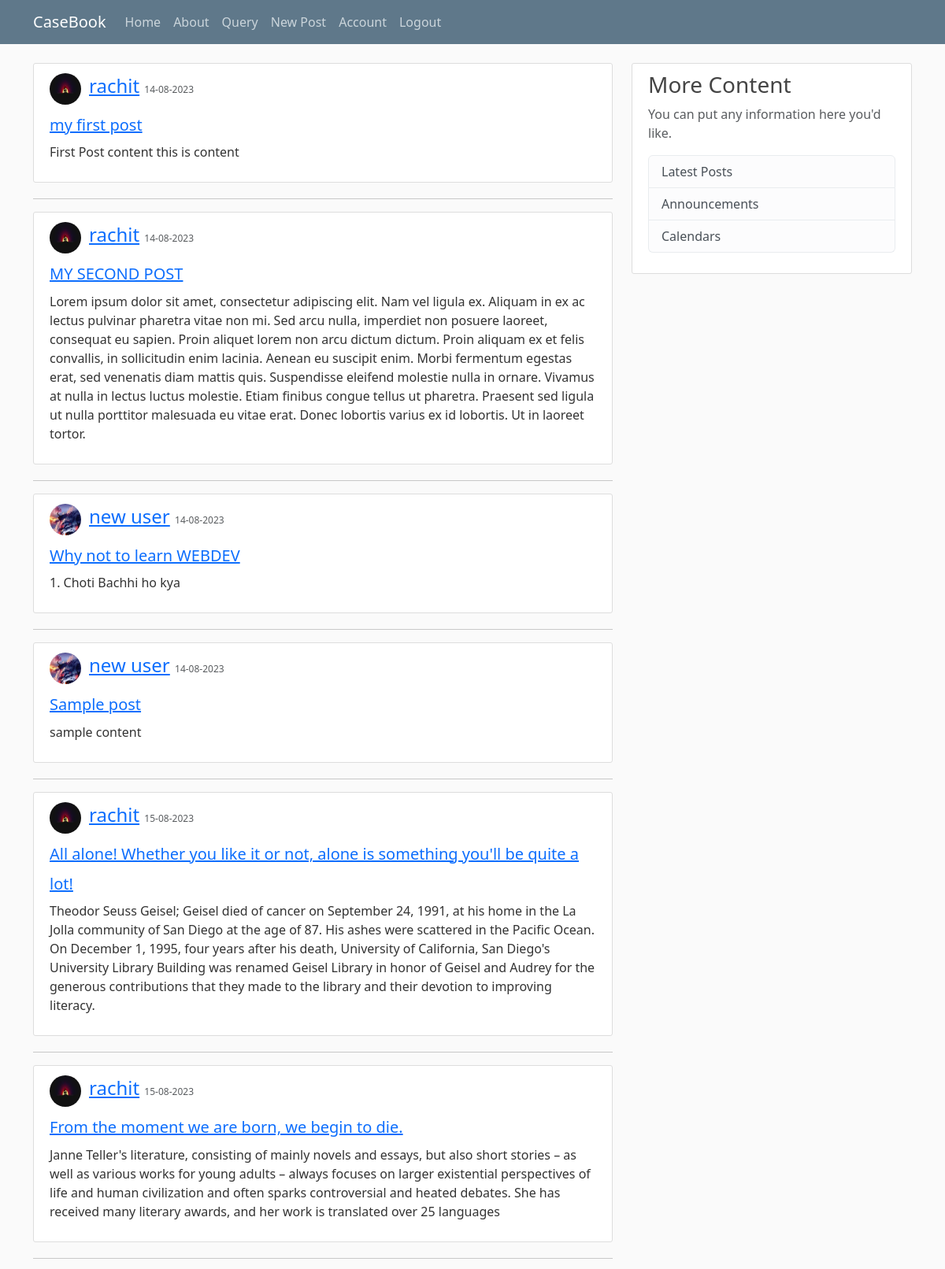
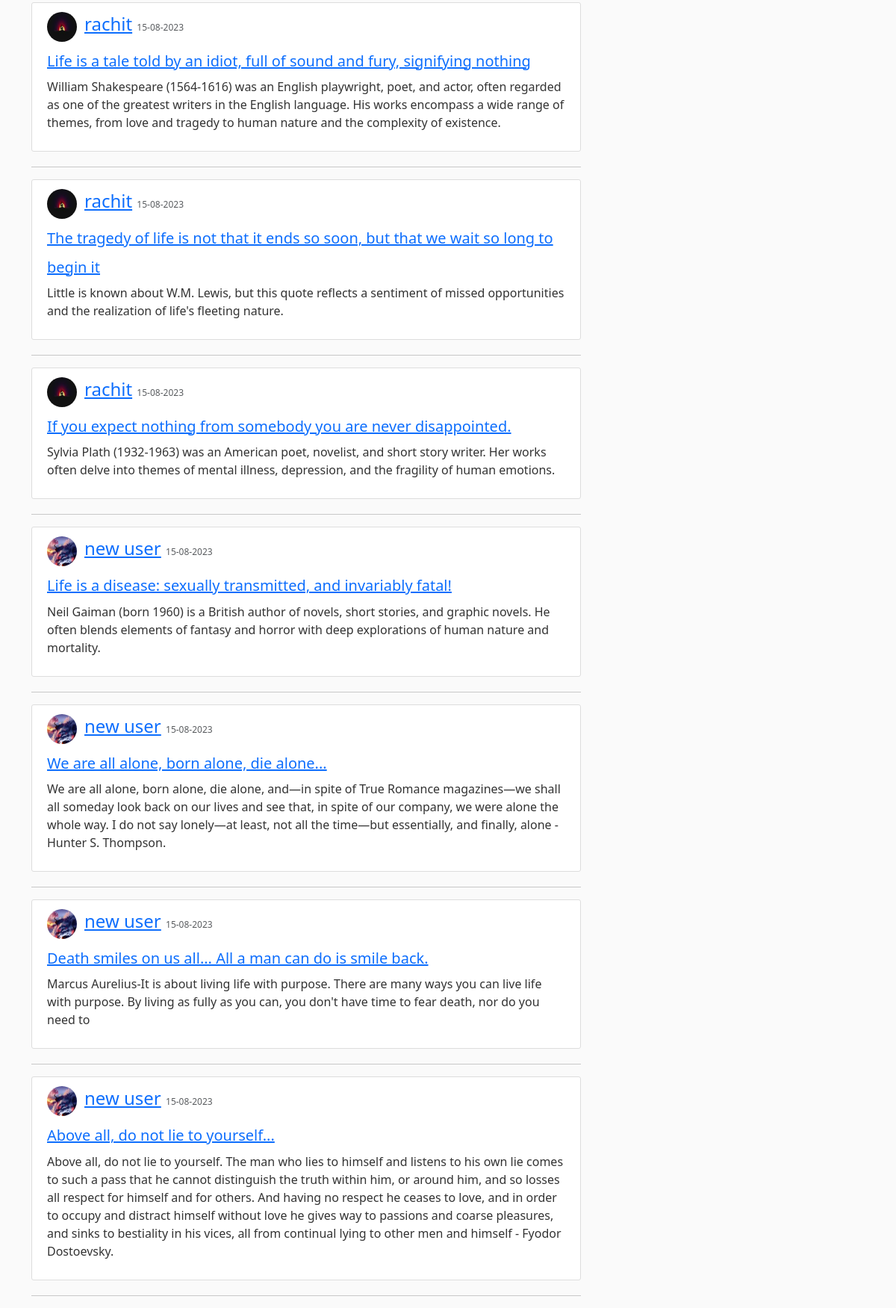
The app's page /home (signed in) with its own data (2 pictures, top to bottom).
### blogsite/models.py (models this page shows, shortened)
class Post(db.Model):
    id = db.Column(db.Integer, primary_key=True)
    title = db.Column(db.String(50), nullable=False)
    date_posted = db.Column(db.DateTime, nullable=False, default=datetime.utcnow)
    content = db.Column(db.Text, nullable=False)
    user_id = db.Column(db.Integer, db.ForeignKey('user.id'), nullable=False)

class User(db.Model, UserMixin):
    id = db.Column(db.Integer, primary_key=True)
    username = db.Column(db.String(20), unique=True, nullable=False)
    email = db.Column(db.String(100), unique=True, nullable=False)
    img_file = db.Column(db.String(20), nullable=False, default='default.jpeg')
    password = db.Column(db.String(60), nullable=False)
    posts = db.relationship('Post', backref='author', lazy=True)

### blogsite/routes.py (the view)
@app.route('/')
@app.route('/home')
def home():
    return render_template('home.html',posts=Post.query.all(),page_title='CaseBook')

### blogsite/models.py (called while the page is built)
@login_manager.user_loader
def load_user(userid):
    return User.query.get(int(userid))

### blogsite/templates/home.html
{% extends "layout.html" %}
{% block page_content %}
{% for post in posts %}
<article class="media content-section">
  <div class="d-flex align-items-center">
    <img class="img-fluid rounded-circle article-img mr-3"
      src="{{ url_for('static',filename='profile_pic/'+post.author.img_file) }}" alt="Profile Photo of author">
    <div style="margin-left: 10px;">
      <div class="article-metadata">
        <a class="mr-2" href="#">{{ post.author.username }}</a>
        <small class="text-muted" style="font-size: 0.75rem;">{{ post.date_posted.strftime('%d-%m-%Y') }}</small>
      </div>
    </div>
  </div>
  <div class="media-body">
    <h2><a class="article-title" href="{{ url_for('post',post_id=post.id) }}">{{ post.title }}</a></h2>
    <p class="article-content">{{ post.content }}</p>
  </div>
</article>
<hr>
{% endfor %}
{% endblock page_content %}

### blogsite/static/temp_style.css (style rules this page uses)
body { background: #fafafa; color: #333333; margin-top: 5rem; }
h1, h2, h3, h4, h5, h6 { color: #444444; }
.content-section { background: #ffffff; padding: 10px 20px; border: 1px solid #dddddd; border-radius: 3px; margin-bottom: 20px; }
.article-title { font-size: 1.25rem; }
.article-content { margin-top: 0.5rem; }
.article-img { height: 40px; width: 40px; }
.article-metadata { font-size: 1.5rem; margin-bottom: 0.5rem; }

### records on screen
Post: img_file (picture), author.username "rachit", date_posted "14-08-2023", title "my first post", content "First Post content this is content"
Post: img_file (picture), author.username "rachit", date_posted "14-08-2023", title "MY SECOND POST", content "Lorem ipsum dolor sit amet, consectetur adipiscing elit. Nam vel ligula ex. Aliquam in ex ac lectus pulvinar pharetra vitae non mi. Sed arcu nulla, imperdiet non posuere laoreet, consequat eu sapien. Proin aliquet lorem non arcu dictum dictum. Proin aliquam ex et felis convallis, in sollicitudin enim lacinia. Aenean eu suscipit enim. Morbi fermentum egestas erat, sed venenatis diam mattis quis. Suspendisse eleifend molestie nulla in ornare. Vivamus at nulla in lectus luctus molestie. Etiam finibus congue tellus ut pharetra. Praesent sed ligula ut nulla porttitor malesuada eu vitae erat. Donec lobortis varius ex id lobortis. Ut in laoreet tortor."
Post: img_file (picture), author.username "new user", date_posted "14-08-2023", title "Why not to learn WEBDEV", content "1. Choti Bachhi ho kya"
Post: img_file (picture), author.username "new user", date_posted "14-08-2023", title "Sample post", content "sample content"
Post: img_file (picture), author.username "rachit", date_posted "15-08-2023", title "All alone! Whether you like it or not, alone is something you'll be quite a lot!", content "Theodor Seuss Geisel; Geisel died of cancer on September 24, 1991, at his home in the La Jolla community of San Diego at the age of 87. His ashes were scattered in the Pacific Ocean. On December 1, 1995, four years after his death, University of California, San Diego's University Library Building was renamed Geisel Library in honor of Geisel and Audrey for the generous contributions that they made to the library and their devotion to improving literacy."
Post: img_file (picture), author.username "rachit", date_posted "15-08-2023", title "From the moment we are born, we begin to die.", content "Janne Teller's literature, consisting of mainly novels and essays, but also short stories – as well as various works for young adults – always focuses on larger existential perspectives of life and human civilization and often sparks controversial and heated debates. She has received many literary awards, and her work is translated over 25 languages"
Post: img_file (picture), author.username "rachit", date_posted "15-08-2023", title "Life is a tale told by an idiot, full of sound and fury, signifying nothing", content "William Shakespeare (1564-1616) was an English playwright, poet, and actor, often regarded as one of the greatest writers in the English language. His works encompass a wide range of themes, from love and tragedy to human nature and the complexity of existence."
Post: img_file (picture), author.username "rachit", date_posted "15-08-2023", title "The tragedy of life is not that it ends so soon, but that we wait so long to begin it", content "Little is known about W.M. Lewis, but this quote reflects a sentiment of missed opportunities and the realization of life's fleeting nature."
Post: img_file (picture), author.username "rachit", date_posted "15-08-2023", title "If you expect nothing from somebody you are never disappointed.", content "Sylvia Plath (1932-1963) was an American poet, novelist, and short story writer. Her works often delve into themes of mental illness, depression, and the fragility of human emotions."
Post: img_file (picture), author.username "new user", date_posted "15-08-2023", title "Life is a disease: sexually transmitted, and invariably fatal!", content "Neil Gaiman (born 1960) is a British author of novels, short stories, and graphic novels. He often blends elements of fantasy and horror with deep explorations of human nature and mortality."
Post: img_file (picture), author.username "new user", date_posted "15-08-2023", title "We are all alone, born alone, die alone...", content "We are all alone, born alone, die alone, and—in spite of True Romance magazines—we shall all someday look back on our lives and see that, in spite of our company, we were alone the whole way. I do not say lonely—at least, not all the time—but essentially, and finally, alone - Hunter S. Thompson."
Post: img_file (picture), author.username "new user", date_posted "15-08-2023", title "Death smiles on us all... All a man can do is smile back.", content "Marcus Aurelius-It is about living life with purpose. There are many ways you can live life with purpose. By living as fully as you can, you don't have time to fear death, nor do you need to"
Post: img_file (picture), author.username "new user", date_posted "15-08-2023", title "Above all, do not lie to yourself...", content "Above all, do not lie to yourself. The man who lies to himself and listens to his own lie comes to such a pass that he cannot distinguish the truth within him, or around him, and so losses all respect for himself and for others. And having no respect he ceases to love, and in order to occupy and distract himself without love he gives way to passions and coarse pleasures, and sinks to bestiality in his vices, all from continual lying to other men and himself - Fyodor Dostoevsky."
